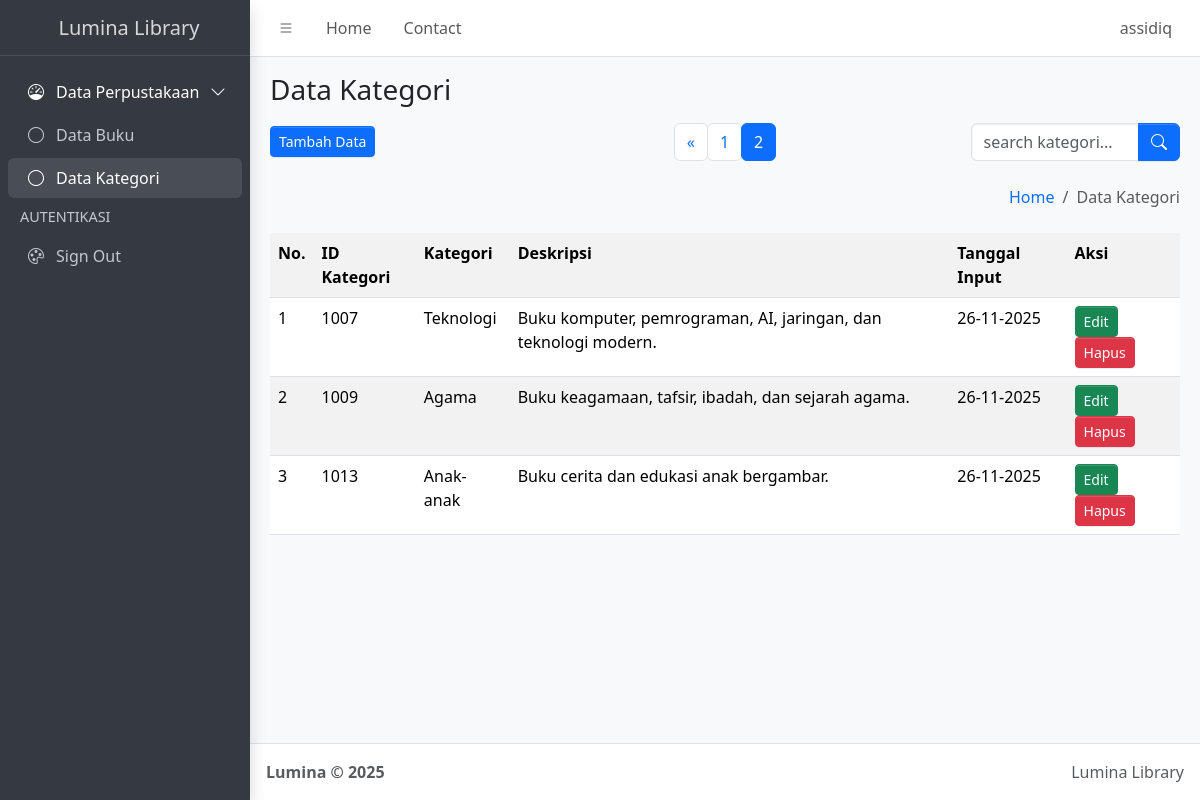
Screenshot of /index2.php?halaman=2 (signed in) with the database file from the repository.
### tables this page shows
CREATE TABLE `kategori` (
  `id_kategori` int(12) NOT NULL,
  `kategori` varchar(255) NOT NULL,
  `deskripsi` text NOT NULL,
  `tanggal_input` timestamp(6) NOT NULL DEFAULT current_timestamp(6) ON UPDATE current_timestamp(6)
);

### function.php (called while the page is built, shortened)
<?php
$conn = mysqli_connect("localhost", "root", "", "simbs");
function query($query)
{
    global $conn;
    $result = mysqli_query($conn, $query);
    $rows = [];
    while ($row = mysqli_fetch_assoc($result)) {
        $rows[] = $row;
    }
    return $rows;
}

### index2.php (the view, shortened to what this page needs)
<?php
require("function.php");
$jumlahDataPerHalaman = 5;
$keyword = isset($_GET["keyword"]) ? $_GET["keyword"] : "";
if ($keyword != "") {
  $queryHitung = "
        SELECT * FROM kategori
        WHERE
            id_kategori LIKE '%$keyword%' OR
            kategori LIKE '%$keyword%' OR
            deskripsi LIKE '%$keyword%'
    ";
} else {
  $queryHitung = "SELECT * FROM kategori";
}
$jumlahData = count(query($queryHitung));
$jumlahHalaman = ceil($jumlahData / $jumlahDataPerHalaman);
$halamanAktif = isset($_GET["halaman"]) ? $_GET["halaman"] : 1;
$awalData = ($halamanAktif - 1) * $jumlahDataPerHalaman;
if ($keyword != "") {
  $kategori = query("
        SELECT * FROM kategori
        WHERE
            id_kategori LIKE '%$keyword%' OR
            kategori LIKE '%$keyword%' OR
            deskripsi LIKE '%$keyword%'
        ORDER BY kategori.tanggal_input DESC
        LIMIT $awalData, $jumlahDataPerHalaman
    ");
} else {
  $kategori = query("
        SELECT * FROM kategori
        ORDER BY kategori.tanggal_input DESC
        LIMIT $awalData, $jumlahDataPerHalaman
    ");
}
$current_page = basename($_SERVER['PHP_SELF']);
?>
<!doctype html>
<html lang="en">
<head>
  <link
    rel="stylesheet"
    href="https://cdn.jsdelivr.net/npm/@fontsource/source-sans-3@5.0.12/index.css"
    media="print"
    onload="this.media='all'" />
  <link
    rel="stylesheet"
    href="https://cdn.jsdelivr.net/npm/overlayscrollbars@2.11.0/styles/overlayscrollbars.min.css"
 />
  <link
    rel="stylesheet"
    href="https://cdn.jsdelivr.net/npm/bootstrap-icons@1.13.1/font/bootstrap-icons.min.css"
 />
  <link rel="stylesheet" href="dist/css/adminlte.min.css" />
  <link
    rel="stylesheet"
    href="https://cdn.jsdelivr.net/npm/apexcharts@3.37.1/dist/apexcharts.css"
 />
  <link
    rel="stylesheet"
    href="https://cdn.jsdelivr.net/npm/jsvectormap@1.5.3/dist/css/jsvectormap.min.css"
 />
</head>
<body class="layout-fixed sidebar-expand-lg bg-body-tertiary">
  <div class="app-wrapper">
    <nav class="app-header navbar navbar-expand bg-body">
      <div class="container-fluid">
        <ul class="navbar-nav">
          <li class="nav-item">
            <a class="nav-link" data-lte-toggle="sidebar" href="#" role="button">
              <i class="bi bi-list"></i>
            </a>
          </li>
          <li class="nav-item d-none d-md-block">
            <a href="#" class="nav-link">Home</a>
          </li>
          <li class="nav-item d-none d-md-block">
            <a href="https://www.instagram.com/assidiqla?igsh=emx3Nmw4eHplbW9m" class="nav-link">Contact</a>
          </li>
        </ul>
        <ul class="navbar-nav ms-auto">
          <li class="nav-item dropdown user-menu">
            <a href="#" class="nav-link dropdown-toggle" data-bs-toggle="dropdown">
              <span class="d-none d-md-inline"><?= htmlspecialchars($_SESSION['username']); ?></span>
            </a>
          </li>
        </ul>
      </div>
    </nav>
    <aside class="app-sidebar bg-body-secondary shadow" data-bs-theme="dark">
      <div class="sidebar-brand">
        <a href="index.php" class="brand-link">
          <span class="brand-text fw-light">Lumina Library</span>
        </a>
      </div>
      <div class="sidebar-wrapper">
        <nav class="mt-2">
          <ul
            class="nav sidebar-menu flex-column"
            data-lte-toggle="treeview"
            role="navigation"
            aria-label="Main navigation"
            data-accordion="false"
            id="navigation">
            <li class="nav-item menu-open">
              <a href="#" class="nav-link active">
                <i class="nav-icon bi bi-speedometer"></i>
                <p>
                  Data Perpustakaan
                </p>
              </a>
              <ul class="nav nav-treeview">
                <li class="nav-item">
                  <a href="./index.php"
                    class="nav-link <?= ($current_page == 'index.php') ? 'active' : '' ?>">
                    <i class="nav-icon bi bi-circle"></i>
                    <p>Data Buku</p>
                  </a>
                </li>
                <li class="nav-item">
                  <a href="./index2.php"
                    class="nav-link <?= ($current_page == 'index2.php') ? 'active' : '' ?>">
                    <i class="nav-icon bi bi-circle"></i>
                    <p>Data Kategori</p>
                  </a>
                </li>
              </ul>
            </li>
            <li class="nav-header">AUTENTIKASI</li>
            <li class="nav-item">
              <a href="logout.php" class="nav-link">
                <i class="nav-icon bi bi-palette"></i>
                <p>Sign Out</p>
              </a>
            </li>
          </ul>
        </nav>
      </div>
    </aside>
    <main class="app-main">
      <div class="app-content-header">
        <div class="container-fluid">
          <div class="row">
            <div class="col-12">
              <h3 class="mb-3">Data Kategori</h3>
            </div>
          </div>
          <div class="row align-items-center">
            <div class="col-md-3">
              <a href="tambah_data2.php">
                <button class="btn-sm btn btn-primary">Tambah Data</button>
              </a>
            </div>
            <div class="col-md-6 d-flex justify-content-center">
              <nav aria-label="Page navigation example">
                <ul class="pagination mb-0">
                  <?php if ($halamanAktif > 1) : ?>
                    <li class="page-item">
                      <a class="page-link" href="?halaman=<?= $halamanAktif - 1; ?>">&laquo;</a>
                    </li>
                  <?php endif; ?>
                  <?php for ($i = 1; $i <= $jumlahHalaman; $i++) : ?>
                    <li class="page-item <?= ($i == $halamanAktif) ? 'active' : '' ?>">
                      <a class="page-link" href="?halaman=<?= $i; ?>"><?= $i; ?></a>
                    </li>
                  <?php endfor; ?>
                </ul>
              </nav>
            </div>
            <div class="col-md-3">
              <form method="get">
                <div class="input-group">
                  <input
                    type="text"
                    class="form-control"
                    name="keyword"
                    placeholder="search kategori...">
                  <button class="btn btn-primary" type="submit">
                    <i class="bi bi-search"></i>
                  </button>
                </div>
              </form>
            </div>
          </div>
          <div class="row mt-3">
            <div class="col-sm-12 d-flex justify-content-end">
              <ol class="breadcrumb">
                <li class="breadcrumb-item"><a href="#">Home</a></li>
                <li class="breadcrumb-item active" aria-current="page">Data Kategori</li>
              </ol>
            </div>
          </div>
        </div>
      </div>
      <div class="app-content">
        <div class="container-fluid">
          <div class="row">
            <div class="col">
              <table class="table table-striped table-hover">
                <tr>
                  <th>No.</th>
                  <th>ID Kategori</th>
                  <th>Kategori</th>
                  <th>Deskripsi</th>
                  <th>Tanggal Input</th>
                  <th>Aksi</th>
                </tr>
                <?php $i = 1; ?>
                <?php foreach ($kategori as $row) : ?>
                  <tr>
                    <td><?= $i; ?></td>
                    <td><?= $row["id_kategori"]; ?></td>
                    <td><?= $row["kategori"]; ?></td>
                    <td><?= $row["deskripsi"]; ?></td>
                    <td><?= date('d-m-Y', strtotime($row["tanggal_input"])); ?></td>
                    <td>
                      <a href="ubah_data2.php?id_kategori=<?= $row["id_kategori"]; ?>" class="btn-sm btn btn-success">Edit</a>
                      <a href="hapus_data2.php?id_kategori=<?= $row["id_kategori"]; ?>"
                        class="btn-sm btn btn-danger"
                        onclick="return confirm('Yakin ingin menghapus data ini?');">
                        Hapus
                      </a>
                    </td>
                  </tr>
                  <?php $i++; ?>
                <?php endforeach; ?>
              </table>
            </div>
          </div>
        </div>
      </div>
    </main>
    <footer class="app-footer">
      <div class="float-end d-none d-sm-inline">Lumina Library</div>
      <strong>
        Lumina &copy; 2025&nbsp;
      </strong>
    </footer>
  </div>
</body>
</html>

### rows the page displays
kategori: id_kategori "1007", kategori "Teknologi", deskripsi "Buku komputer, pemrograman, AI, jaringan, dan teknologi modern.", tanggal_input "26-11-2025"
kategori: id_kategori "1009", kategori "Agama", deskripsi "Buku keagamaan, tafsir, ibadah, dan sejarah agama.", tanggal_input "26-11-2025"
kategori: id_kategori "1013", kategori "Anak-anak", deskripsi "Buku cerita dan edukasi anak bergambar.", tanggal_input "26-11-2025"

### other values shown
$_SESSION['username'] "assidiq"
